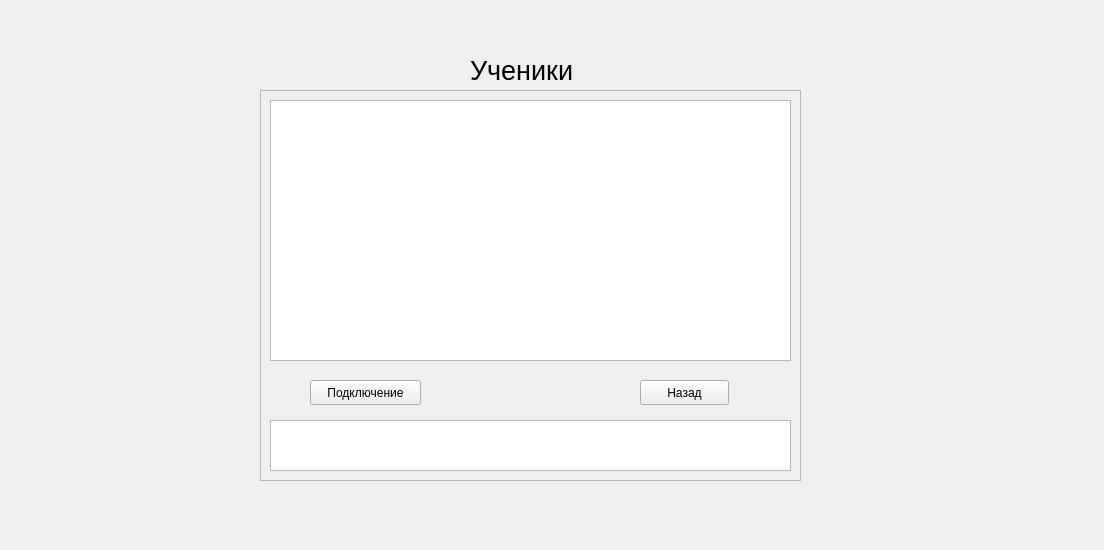
<?xml version="1.0" encoding="UTF-8"?>
<ui version="4.0">
 <class>studentu</class>
 <widget class="QWidget" name="studentu">
  <property name="geometry">
   <rect>
    <x>0</x>
    <y>0</y>
    <width>1104</width>
    <height>550</height>
   </rect>
  </property>
  <property name="windowTitle">
   <string>Form</string>
  </property>
  <widget class="QLabel" name="label_5">
   <property name="geometry">
    <rect>
     <x>470</x>
     <y>50</y>
     <width>111</width>
     <height>41</height>
    </rect>
   </property>
   <property name="font">
    <font>
     <pointsize>20</pointsize>
    </font>
   </property>
   <property name="text">
    <string>Ученики</string>
   </property>
  </widget>
  <widget class="QFrame" name="frame">
   <property name="geometry">
    <rect>
     <x>260</x>
     <y>90</y>
     <width>541</width>
     <height>391</height>
    </rect>
   </property>
   <property name="frameShape">
    <enum>QFrame::StyledPanel</enum>
   </property>
   <property name="frameShadow">
    <enum>QFrame::Raised</enum>
   </property>
   <widget class="QTableWidget" name="twStudentU">
    <property name="geometry">
     <rect>
      <x>10</x>
      <y>10</y>
      <width>521</width>
      <height>261</height>
     </rect>
    </property>
   </widget>
   <widget class="QTextEdit" name="teStudentU">
    <property name="geometry">
     <rect>
      <x>10</x>
      <y>330</y>
      <width>521</width>
      <height>51</height>
     </rect>
    </property>
   </widget>
   <widget class="QPushButton" name="btnBackStU">
    <property name="geometry">
     <rect>
      <x>380</x>
      <y>290</y>
      <width>89</width>
      <height>25</height>
     </rect>
    </property>
    <property name="text">
     <string>Назад</string>
    </property>
   </widget>
   <widget class="QPushButton" name="bntConnect">
    <property name="geometry">
     <rect>
      <x>50</x>
      <y>290</y>
      <width>111</width>
      <height>25</height>
     </rect>
    </property>
    <property name="text">
     <string>Подключение</string>
    </property>
   </widget>
  </widget>
 </widget>
 <resources/>
 <connections/>
</ui>
